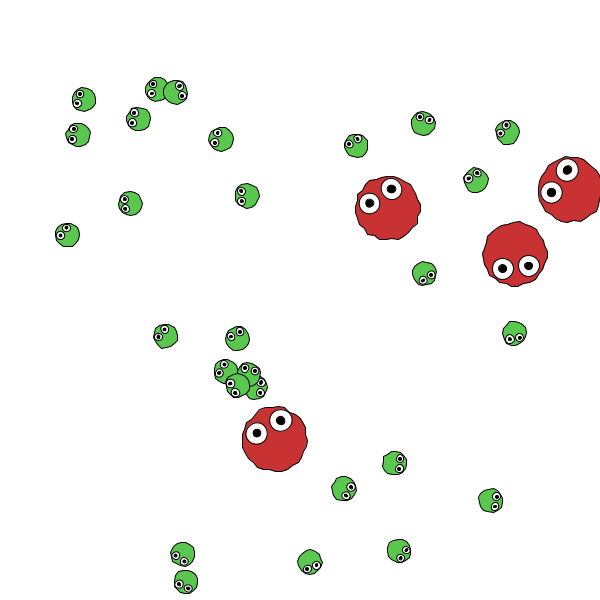
Frame 1 (no input)
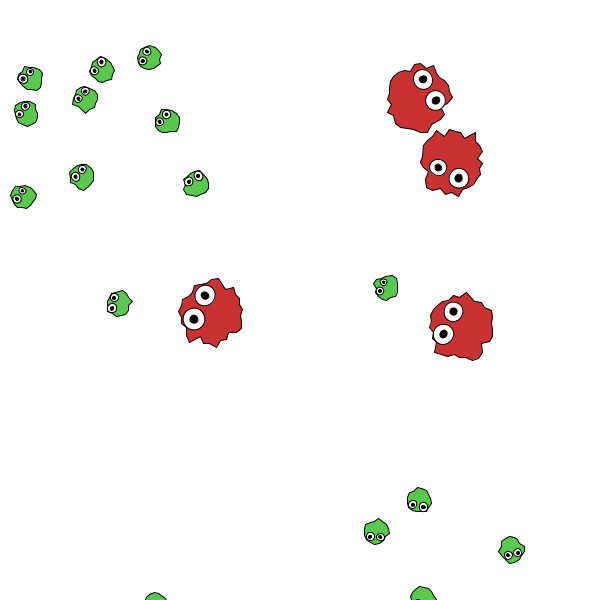
Frame 60 (the mouse pressed at the canvas centre just before this capture)
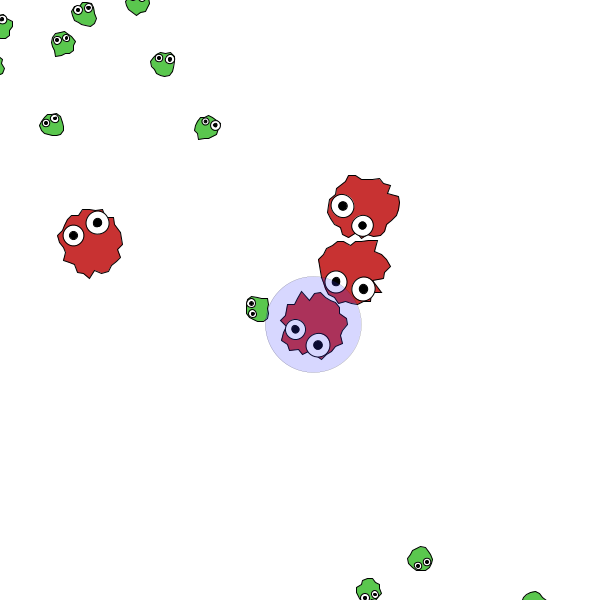
Frame 120 (the mouse held since frame 60 and released just before this capture)

The Processing sketch that drew these frames (run headless with seeded random() and noise(); from frame 60 on, the mouse is pressed at the canvas centre):

// Processing sketch: processing_159454
// ── processing_159454.pde

// creature:  test of q learning and neural network for creature survival

World world;

void setup() {
  size(600, 600); // leave 800x200 at bottom for other controls (use control panel)
  world = new World(600, 800);
  world.init(); // stuff that cannot be done in GameSetting.init()
}

void draw() {
  //world.display();
  background(255);
  world.display();
}

// main world where creature lives
class World {

  // universal constants
  final static int nCreatureType = 2; // 3 type of creature types for now
  // 0 - food
  // 1 - base type of creature
  final static int TYPEFOOD = 0;
  final static int TYPECRITTER = 1;
  final static float LARGENUM = 100000000000000000000000.0;

  // precompute for speed
  float[] sinTable;
  float[] cosTable;
  CreatureSetting[] creatureSetting;
  ArrayList<Creature> creatures;
  ArrayList<Wall> walls;
  Creature myCreature; // human controlled creature, can select one at a time.

  int sizeX, sizeY; // size of game canvas (less than real canvas)
  int latest_cid; // assing a unique integer ID to each critter

  CreatureSetting foodCreature, critterCreature; // settings of creatures such as size

    World(int theWidth, int theHeight) {
    sizeX = theWidth;
    sizeY = theHeight;

    sinTable = new float[360]; // precompute sine angles for each degree
    cosTable = new float[360]; // precompute cosine angles for each degree

    for (int i=0; i<360; i++) { // precompute sine tables
      sinTable[i] = sin(radians(i));
      cosTable[i] = cos(radians(i));
    }

    creatureSetting = new CreatureSetting[nCreatureType];
    creatures = new ArrayList<Creature>();
    walls = new ArrayList<Wall>();
    myCreature = null;

    latest_cid = 0;
  }

  void init() {
    // define the new creatures below:  (in the future can be replaced with JSON)
    foodCreature = new CreatureSetting();
    foodCreature.radius = 12.0;
    foodCreature.bodyColor = color(90, 199, 78, 255);
    foodCreature.maxSpeed = 1.0;
    foodCreature.maxForce = 0.2;
    foodCreature.nMembranePoints = 16;
    creatureSetting[0] = foodCreature;

    critterCreature = new CreatureSetting();
    critterCreature.radius = 32.0;
    critterCreature.bodyColor = color(200, 50, 50, 255);
    critterCreature.maxSpeed = 3.0;
    critterCreature.maxForce = 0.2;
    critterCreature.nMembranePoints = 32;
    creatureSetting[1] = critterCreature;

    // draw walls
    float gridSnap = 32;
  walls.add( new Wall(gridSnap, gridSnap, sizeX-gridSnap, gridSnap) );
  walls.add( new Wall(sizeX-gridSnap, gridSnap, sizeX-gridSnap, sizeY-gridSnap) );
  walls.add( new Wall(sizeX-gridSnap, sizeY-gridSnap, gridSnap, sizeY-gridSnap) );
  walls.add( new Wall(gridSnap, sizeY-gridSnap, gridSnap, gridSnap) );
  walls.add( new Wall(sizeX/2, 100+gridSnap, sizeX/2, sizeY-100-gridSnap) );
  walls.add( new Wall(gridSnap, sizeY/2, sizeX/2-100-gridSnap, sizeY/2) );
  walls.add( new Wall(sizeX/2, sizeY/3, sizeX-100-gridSnap, sizeY/3) );
  walls.add( new Wall(sizeX/2+100+gridSnap, 2*sizeY/3, sizeX-gridSnap, 2*sizeY/3) );
  walls.add( new Wall(100, 100, sizeX/2-100, sizeY/2-100) );
  walls.add( new Wall(100, sizeY-100, sizeX/2-100, sizeY/2+100) );

    for (int i = 0; i < 4; i++) {
      creatures.add( new Creature(random(sizeX), random(sizeY), TYPECRITTER) );
    }

    for (int i = 0; i < 30; i++) {
      addRandomFood();
    }
  }

  void addFood(float x, float y) {
    creatures.add( new Creature(x, y, TYPEFOOD) );
  }

  void addRandomFood() {
    addFood(random(sizeX*0.1, sizeX*0.9), random(sizeY*0.1, sizeY*0.9));
  }

  int createCID() {
    latest_cid ++;
    return latest_cid;
  }

  CreatureSetting getCreatureSetting(int creatureType) {
    // access to 'world' global variable.
    if (creatureType == 0) {
      return foodCreature;
    }
    return critterCreature;
  }
  
  // returns whether location (x, y) is hovering on top of a creature
  // if so, sets myCreature to point to that creature if it is a critter
  boolean getCreatureAtLocation(float x, float y) {
    for (Creature c : creatures) {
      if (c.isInside(x, y)) {
        if (c.creatureType == TYPECRITTER) {
          myCreature = c;
        }
        return true;
      }
    }
    myCreature = null;
    return false;
  }


  float fastSin(float xDeg) {
    int deg = round(xDeg);
    if (deg >= 0) {
      return sinTable[(deg % 360)];
    }
    return -sinTable[((-deg) % 360)];
  }

  float fastCos(float xDeg) {
    int deg = round(xDeg);
    if (deg >= 0) {
      return cosTable[(deg % 360)];
    }
    return cosTable[((-deg) % 360)];
  }

  void display () {
    Creature c;
    for (int i = 0; i < creatures.size (); i++) {
      c = creatures.get(i);

      c.decide();

      c.update();
      c.display();
    }
    /*
    for (Wall w : walls) {
      w.display();
    }
    */
    
    if (mousePressed) {
      
      if ( getCreatureAtLocation(mouseX, mouseY) == false ) {
        addFood(mouseX, mouseY);
      }

    }
    
    if (myCreature != null) {
      strokeWeight(0);
      fill(50, 50, 255, 50);
      ellipse(myCreature.position.x, myCreature.position.y, myCreature.setting.radius*3, myCreature.setting.radius*3);
    }
    
  }
}

class Wall {
  PVector point1;
  PVector point2;
  color wallColor;
 
 
  Wall(float x1, float y1, float x2, float y2) {
    wallColor = color(127);
    point1 = new PVector(x1, y1);
    point2 = new PVector(x2, y2);
  }
 
  void display() {
 
    stroke(wallColor);
    line(point1.x, point1.y, point2.x, point2.y);
  }
 
  void setColorBlack() {
    wallColor = color(100);
  }
 
  void setColorRed() {
    wallColor = color(255, 0, 0);
  }
}

class CreatureSetting {
  float radius;
  color bodyColor;
  float maxSpeed;
  float maxForce;
  int nMembranePoints;
  float life;

  CreatureSetting() {
    radius = 4;
    bodyColor = color(127, 127, 127, 127);
    maxSpeed = 1.0;
    maxForce = 1.0;
    nMembranePoints = 6;
    life = 1.0; // 1.0 == full life
  }

  CreatureSetting getCopy() {
    CreatureSetting result = new CreatureSetting();
    result.radius = radius;
    result.bodyColor = bodyColor;
    result.maxSpeed = maxSpeed;
    result.maxForce = maxForce;
    result.nMembranePoints = nMembranePoints;
    return result;
  }
}


class Creature {

  // All the usual stuff
  PVector position;
  PVector internalTarget;
  CreatureSetting setting;
  PVector velocity;
  PVector acceleration;

  int creatureType;
  int cid; // unique ID number for each creature.

  float[] membraneDeviation;
  float[] membraneLocX;
  float[] membraneLocY;

  // Constructor initialize all values
  Creature(float x, float y, int theCreatureType) {
    position = new PVector(x, y);
    creatureType = theCreatureType;
    setting = world.creatureSetting[creatureType].getCopy(); // make a copy of the settings

    // generate a unique ID for the creature in the world.
    cid = world.createCID();

    // initial speed/accel etc
    acceleration = new PVector(0, 0);
    velocity = new PVector(0, 0);

    // precalc location for random membrane
    int nMembranePoints = setting.nMembranePoints;

    membraneDeviation = new float[nMembranePoints];
    membraneLocX = new float[nMembranePoints];
    membraneLocY = new float[nMembranePoints];

    for (int i = 0; i < setting.nMembranePoints; i++) {
      membraneDeviation[i] = 0.0;
      float angle = i * (360 / nMembranePoints);
      membraneLocX[i] = world.fastCos(angle);
      membraneLocY[i] = world.fastSin(angle);
    }

    internalTarget = new PVector(0.0, 0.0);
  }
  
  // returns true of (x, y) is inside creature
  boolean isInside(float x, float y) {
    float dx = x - position.x;
    float dy = y - position.y;
    float d2 = dx*dx + dy*dy;
    if ( d2 <= (setting.radius*setting.radius) ) {
      return true;
    }
    return false;
  }

  void decide() {

    // seperate from similar creatures (and detect if eating other creature)
    PVector separateForce = separate();

    PVector theTarget = null;

    theTarget = getClosestTarget();
    if (world.myCreature != null && world.myCreature.cid == cid) {
      theTarget = new PVector(mouseX, mouseY); // if player controlled.
    }

    PVector seekForce = new PVector(0.0, 0.0);

    if (theTarget != null) {
      seekForce = seek(theTarget);
    } 

    separateForce.mult(2); // this control the relative strength of each forces
    seekForce.mult(1); // control relative strength
    applyForce(separateForce);
    applyForce(seekForce);
  }

  void applyForce(PVector force) {
    acceleration.add(force); // can divide by mass to do a = f / m (f=ma) here.
  }

  void stopMovement() {
    velocity.mult(0);
  }

  PVector getClosestTarget() {
    PVector theTarget;
    PVector bestTarget = null;
    float d2;
    float closest = world.LARGENUM;
    for (int i = 0; i < world.creatures.size (); i++) {
      if (cid == world.creatures.get(i).cid || creatureType == world.creatures.get(i).creatureType) {
        // self is not a target, also same type is not a target.
        continue;
      }
      theTarget = world.creatures.get(i).position;
      d2 = CollisionDetect.dist2(position, theTarget);
      if (d2 < closest) {
        bestTarget = theTarget;
        closest = d2;
      }
    }
    if (bestTarget == null && creatureType == world.TYPECRITTER) {
      for (int i = 0; i < 30; i++) {
        world.addRandomFood();
      }
    }
    return bestTarget;
  }

  // A method that calculates a steering force towards a target
  // STEER = DESIRED MINUS VELOCITY
  PVector seek(PVector theTarget) {
    PVector desired = PVector.sub(theTarget, position);  // A vector pointing from the location to the target
    float magsq = CollisionDetect.dist2(theTarget, position);
    float r = setting.radius;
    float factor = min(1.0, magsq / (r * r));
    // Normalize desired and scale to maximum speed

    desired.normalize();
    desired.mult(setting.maxSpeed*factor);
    // Steering = Desired minus velocity
    PVector steer = PVector.sub(desired, velocity);
    steer.limit(setting.maxForce);  // Limit to maximum steering force
    if (creatureType == world.TYPEFOOD) {
      steer.mult(-1.0); // go away from predator
    }
    return steer;
  }

  // Separation and eating
  // Method checks for nearby creatures and moves away from same type
  PVector separate () {
    float r = setting.radius;
    float other_r = 0.0;
    float desired_d2 = (r*2)*(r*2);
    PVector sum = new PVector();
    int count = 0;
    // For every boid in the system, check if it's too close
    Creature other;
    for (int i = 0; i < world.creatures.size (); i++) {
      other = world.creatures.get(i);
      float d2 = CollisionDetect.dist2(position, other.position);
      other_r = other.setting.radius;
      desired_d2 = r + other_r;
      desired_d2 *= desired_d2;
      // If the distance is greater than 0 and less than an arbitrary amount
      if ((cid != other.cid) && (d2 < desired_d2) ) {
        if (creatureType == other.creatureType) {
          // Calculate vector pointing away from neighbor
          PVector diff = PVector.sub(position, other.position);
          diff.normalize();
          diff.div(desired_d2);        // Weight by distance
          sum.add(diff);
          count++;            // Keep track of how many
        } else if ( (creatureType == world.TYPECRITTER) && (other.creatureType == world.TYPEFOOD) ) { // eat the prey
          world.creatures.get(i).setting.life = 0.0;
          world.creatures.remove(i);
        }
      }
    }

    // Average -- divide by how many
    if (count > 0) {
      sum.div(count);
      // Our desired vector is the average scaled to maximum speed
      sum.normalize();
      sum.mult(setting.maxSpeed);
      // Implement Reynolds: Steering = Desired - Velocity
      sum.sub(velocity);
      sum.limit(setting.maxForce);
    }
    return sum;
  }

  void update() {
    // Update velocity
    velocity.add(acceleration);
    // Limit speed
    velocity.limit(setting.maxSpeed);
    position.add(velocity);
    // Reset accelertion to 0 each cycle
    acceleration.mult(0);
  }

  void display() {
    // draws the creature

    fill(setting.bodyColor);
    strokeWeight(1);
    stroke(0);
    pushMatrix();

    translate(position.x, position.y);
    float theta = velocity.heading2D() + radians(90);
    rotate(theta);
    beginShape();
    float len = 0;
    float deviation = 0;
    float locX, locY;
    int nMembranePoints = setting.nMembranePoints;
    float r = setting.radius; // short hand for radius

      // draw the body of the creature
    for (int i = 0; i < nMembranePoints; i++) {
      deviation = membraneDeviation[i];
      deviation += r*0.05*random(-1, 1);
      deviation *= 0.95;
      membraneDeviation[i] = deviation;
      len = r + deviation;
      locX = membraneLocX[i];
      locY = membraneLocY[i];
      vertex(len*locX, len*locY);
    }
    endShape(CLOSE);
    // draw the eyes
    for (int i = 0; i < 2; i++ ) { // draw 2 eyes
      int eyeIndex = round(nMembranePoints*(0.625+0.25*i));
      float eyeDist = 0.6;
      len = r + membraneDeviation[eyeIndex];
      locX = membraneLocX[eyeIndex];
      locY = membraneLocY[eyeIndex];
      fill(255);
      ellipse(len*locX*eyeDist, len*locY*eyeDist, len/1.5, len/1.5);
      if (setting.radius > 8) { // only draw eye pupil if radius is large enough
        fill(0);
        ellipse(len*locX*eyeDist, len*locY*eyeDist, len/(4), len/(4));
      }
    }
    popMatrix();
  }
}

// A useful class to intersect lines and circles or to gest the closest point to a circle in a given segment
// author      Ale Gonzlez

static class CollisionDetect
{

  static float distanceToCircle(float x1, float y1, float x2, float y2, float cx, float cy, float r)
  {
    PVector closest = getClosestPointToCenter(x1, y1, x2, y2, cx, cy, r);
    float d = abs(sqrt((closest.x - cx)*(closest.x - cx) + (closest.y - cy)*(closest.y - cy)) - r);
    return d;
  }

  static float distanceToCenter(float x1, float y1, float x2, float y2, float cx, float cy, float r)
  {
    PVector closest = getClosestPointToCenter(x1, y1, x2, y2, cx, cy, r);
    float d = sqrt((closest.x - cx)*(closest.x - cx) + (closest.y - cy)*(closest.y - cy));
    return d;
  }

  static float squaredDistanceToCircle(float x1, float y1, float x2, float y2, float cx, float cy, float r)
  {
    float d = distanceToCircle(x1, y1, x2, y2, cx, cy, r);
    return d*d;
  }

  static float squaredDistanceToCenter(float x1, float y1, float x2, float y2, float cx, float cy, float r)
  {
    PVector closest = getClosestPointToCenter(x1, y1, x2, y2, cx, cy, r);
    float d = (closest.x - cx)*(closest.x - cx) + (closest.y - cy)*(closest.y - cy);
    return d;
  }

  static PVector getClosestPointToCenter(float x1, float y1, float x2, float y2, float cx, float cy, float r)
  {
    float
      dx = x2-x1, 
    dy = y2-y1, 
    sLength = sqrt(dx*dx + dy*dy), 
    sx = dx/sLength, 
    sy = dy/sLength, 
    pLength = (cx-x1)*sx + (cy-y1)*sy;

    if (pLength < 0)
      return new PVector(x1, y1);
    else if (pLength > sLength)
      return new PVector(x2, y2);

    return new PVector(x1 + sx*pLength, y1 + sy * pLength);
  }

  static PVector[] intersect(float x1, float y1, float x2, float y2, float cx, float cy, float r)
  {
    float sqR = r*r;
    //Check if segment extremes are inside the circle
    boolean
      oneInside = (cx-x1)*(cx-x1)+(cy-y1)*(cy-y1) < sqR, 
    twoInside = (cx-x2)*(cx-x2)+(cy-y2)*(cy-y2) < sqR;

    //If segment is inside the circle there is no intersection
    if (oneInside && twoInside) return null;

    //Get a normalized vector (sx, sy) in the direction of the segment and its magnitude (sLength)
    float
      dx = x2-x1, 
    dy = y2-y1, 
    sLength = sqrt(dx*dx + dy*dy), 
    sx = dx/sLength, 
    sy = dy/sLength;

    //Calculate the length of the projected line (pLength) connecting the origin
    // of the segment (x1, y1) to the center of the circle (cx, cy) using dot product
    float pLength = (cx-x1)*sx + (cy-y1)*sy;

    //Check if closest point in the segment is one of the segment extremes and if there is intersection in that case
    if ((pLength < 0 && !oneInside) || (pLength > sLength && !twoInside)) return null;

    //Else, closest point is between both extremes
    //If distance from this point to center is bigger than radius there is no intersection
    float
      x = x1 + sx * pLength, 
    y = y1 + sy * pLength, 
    d = sqR - ((x-cx)*(x-cx) + (y-cy)*(y-cy));
    if (d < 0) return null;

    //Calculate distance from this point to intersection points (applying Pythagoras theorem)
    d = sqrt(d);
    //Calculate intersection points
    if (oneInside)
    return new PVector[] {
      new PVector(x+sx*d, y+sy*d), null
    };
    if (twoInside)
    return new PVector[] {
      new PVector(x-sx*d, y-sy*d), null
    };
    //else
    return new PVector[] {
      new PVector(x+sx*d, y+sy*d), new PVector(x-sx*d, y-sy*d)
      };
    }

    // added fast d2 method
    static float dist2(PVector p1, PVector p2) {
      float d1 = p1.x - p2.x;
      float d2 = p1.y - p2.y;
      return (d1*d1 + d2*d2);
    }
}
